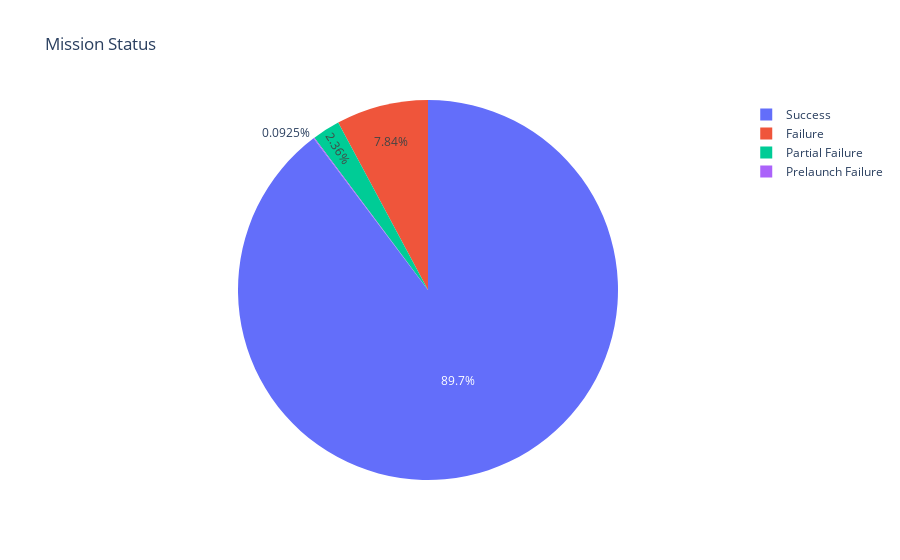

Notebook code for this chart:
### Code cell
fig = px.pie(SM,values = "Frequency",names = "Status Mission",title="Mission Status")
fig.show()

### Figure 1 — Plotly figure (JSON) as saved in the notebook; plotly's stock layout.template omitted (floating-point values rounded to 4 significant figures)
{"data": [{"domain": {"x": [0, 1], "y": [0, 1]}, "hovertemplate": "Status Mission=%{label}<br>Frequency=%{value}<extra></extra>", "labels": ["Success", "Failure", "Partial Failure", "Prelaunch Failure"], "legendgroup": "", "name": "", "showlegend": true, "type": "pie", "values": [3879, 339, 102, 4]}], "layout": {"legend": {"tracegroupgap": 0}, "title": {"text": "Mission Status"}}}
